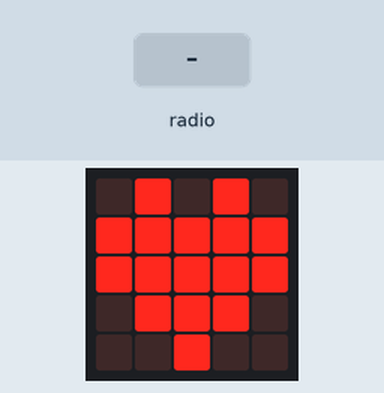
Recording of a program running on a simulated BBC micro:bit running MicroPython. Shown: the board's 5×5 LED display. Inputs (shaded band) come from the test bench.

Above: at 1.2 s.
1.3 s: radio message "left" arrives
At 1.6 s:
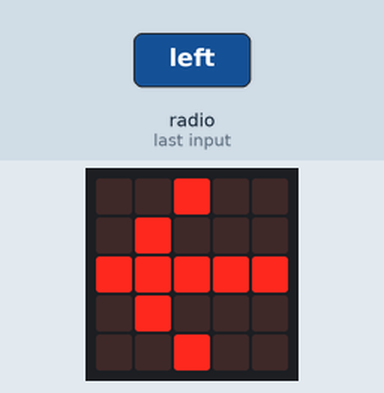
3.3 s: radio message "right" arrives
At 3.7 s:
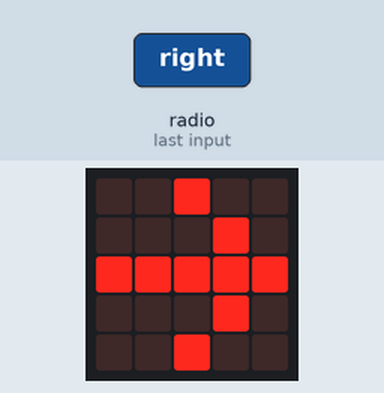
5.3 s: radio message "stop" arrives
At 5.7 s:
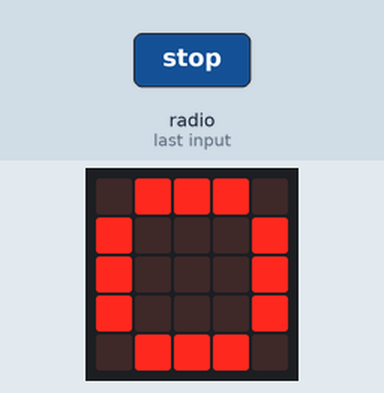
Timing chart, 0 to 8.3 s (numbered marks = the images above; inputs shaded):
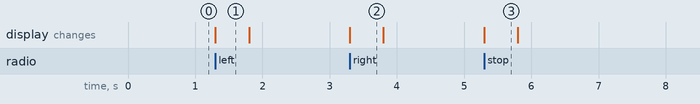

The program:

bikeface-back.py
```python
# Display random emotions on your bike.
# By Alex Glow; released to the public domain.

import radio
from microbit import display, Image, sleep

stop = Image("09990:"
             "90009:"
             "90009:"
             "90009:"
             "09990")

danger = Image("90909:"
             "90909:"
             "90909:"
             "00000:"
             "90909")

left = Image("00900:"
             "09000:"
             "99999:"
             "09000:"
             "00900")

right = Image("00900:"
             "00090:"
             "99999:"
             "00090:"
             "00900")

radio.on()

while True:
    incoming = radio.receive()
    if incoming == 'left':
        display.show(left)
        sleep(500)
    elif incoming == 'right':
        display.show(right)
        sleep(500)
    elif incoming == 'stop':
        display.show(stop)
        sleep(500)
    else:
        display.show(Image.HEART)
```

Measured:
- after the input at 1.3 s, the display: changes at once (image 1)
- after the input at 3.3 s, the display: changes at once (image 2)
- after the input at 5.3 s, the display: changes at once (image 3)
- what the display in image 1 shows lasts 0.5 s, from 1.3 s to 1.8 s
